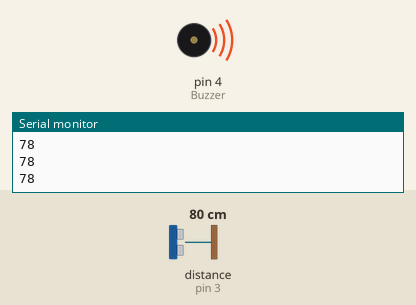
Recording of a sketch running on a simulated Arduino Uno, built with avr-gcc and run on an emulated ATmega328P. On the bench: buzzer (waves = sounding), the last lines printed to the serial monitor. Wiring (inferred from the names in the program): ultrasonic range finder: trigger pin 2; echo pin 3. Inputs (shaded band) come from the test bench; at power-on: distance to the obstacle (sensor on pin 3) 80 cm. The echo pulse lasts 58.3 µs per cm.

Above: at 1.2 s.
1.3 s: distance to the obstacle (sensor on pin 3) set to 98 cm
At 2.2 s:
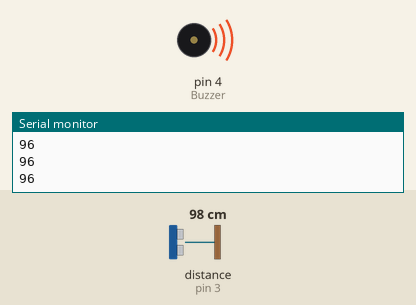
2.8 s: distance to the obstacle (sensor on pin 3) set to 104 cm
At 3.8 s:
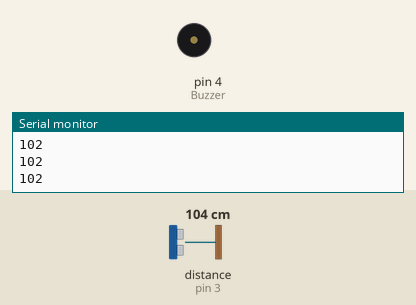
4.3 s: distance to the obstacle (sensor on pin 3) set to 2 cm
At 5.5 s:
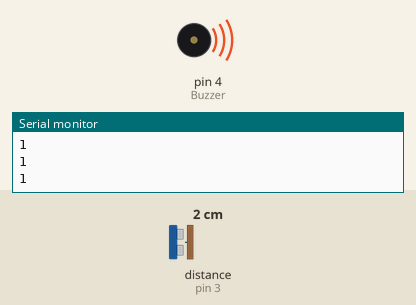
5.8 s: distance to the obstacle (sensor on pin 3) set to 120 cm
At 6.3 s:
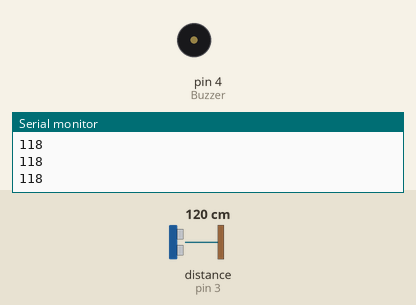
Timing chart, 0 to 8.3 s (numbered marks = the images above; inputs shaded):
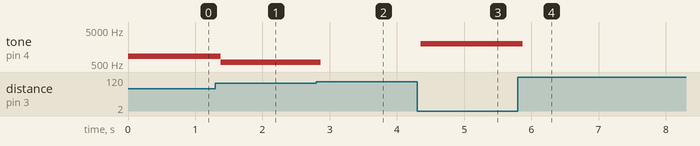

The sketch:

recolectar_data.ino
```cpp
// Definir los pines para el sensor ultrasónico y el buzzer
const int Trigger = 2;
const int Echo = 3;
const int Buzzer = 4;

void setup() {
  // Inicializar la comunicación serial y los pines
  Serial.begin(9600); // Inicia la comunicación para enviar datos
  pinMode(Trigger, OUTPUT);
  pinMode(Echo, INPUT);
  pinMode(Buzzer, OUTPUT);
  digitalWrite(Trigger, LOW);
}

void loop() {
  long t; // Tiempo del pulso
  long d; // Distancia en centímetros

  // Enviar un pulso al Trigger
  digitalWrite(Trigger, HIGH);
  delayMicroseconds(10);
  digitalWrite(Trigger, LOW);

  // Leer el tiempo de retorno del pulso
  t = pulseIn(Echo, HIGH);

  // Calcular la distancia
  d = t / 59; // Convertir el tiempo a distancia en cm

  // --- CAMBIO CLAVE AQUÍ ---
  // Enviar ÚNICAMENTE el valor de la distancia por el puerto serie.
  // Esto facilita enormemente la lectura desde Python.
  Serial.println(d);

  // --- Tu lógica del buzzer puede permanecer igual ---
  int buzzerFreq = map(d, 5, 100, 2000, 500);

  if (d >= 100) {
    noTone(Buzzer);
  } else if (d <= 5) {
    tone(Buzzer, 2000);
  } else {
    tone(Buzzer, buzzerFreq);
  }

  // Pausa para la siguiente lectura
  delay(100);
}
```

Measured:
- the behaviour switches between 101 and 102 cm on distance to the obstacle (sensor on pin 3) (found by bisection; images 1 and 2)
- after the input at 1.3 s, tone on pin 4 (Buzzer): 848 Hz → 564 Hz after 0.08 s
- after the input at 2.8 s, tone on pin 4 (Buzzer): 564 Hz → silent after 0.07 s
- after the input at 4.3 s, tone on pin 4 (Buzzer): silent → 2000 Hz after 0.06 s
- after the input at 5.8 s, tone on pin 4 (Buzzer): 2000 Hz → silent after 0.08 s
